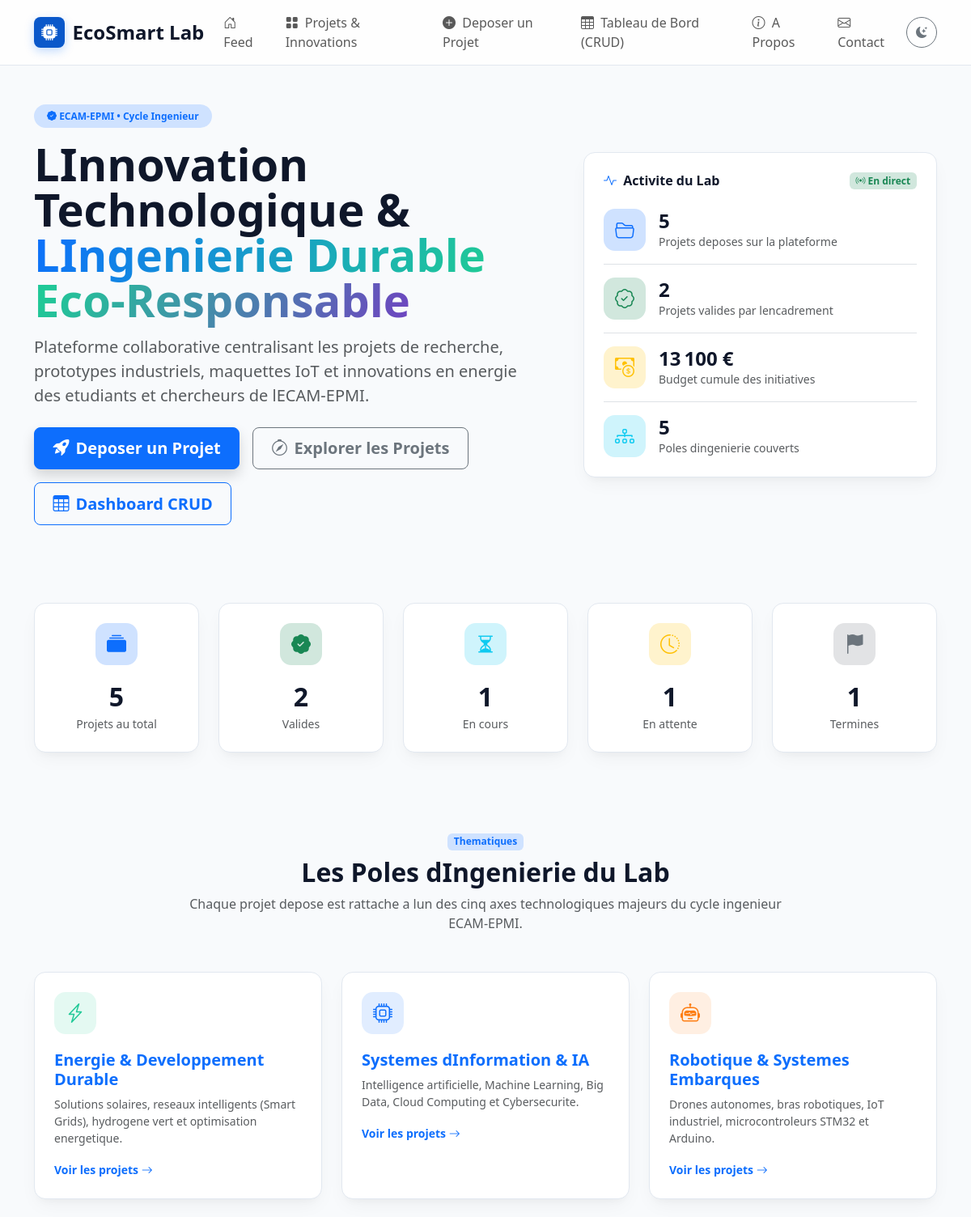
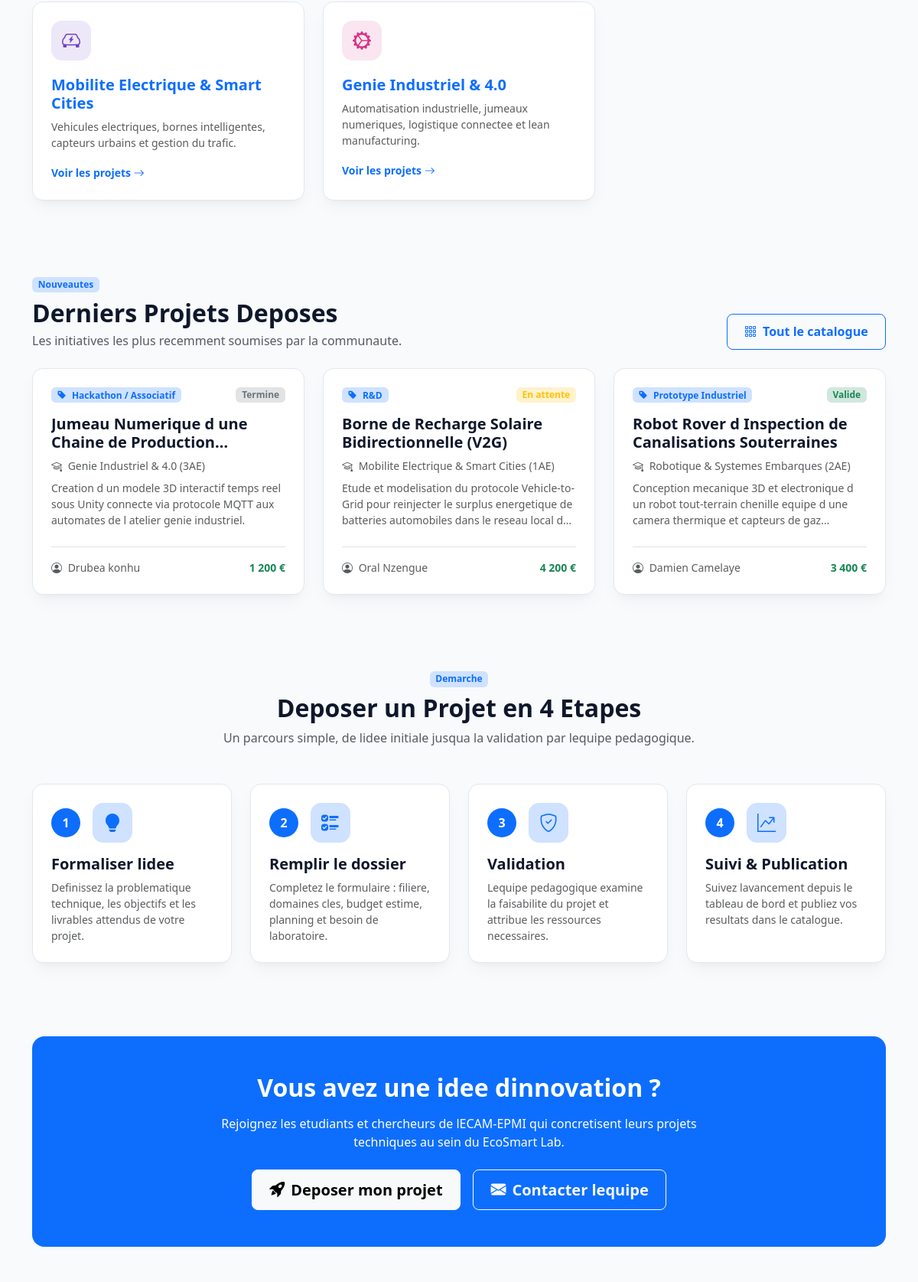
The page / (upper part) on the database its author committed (2 pictures, top to bottom).
### tables this page shows
CREATE TABLE `thematiques` (
    `id` INT AUTO_INCREMENT PRIMARY KEY,
    `code` VARCHAR(50) NOT NULL UNIQUE,
    `nom` VARCHAR(150) NOT NULL,
    `description` TEXT,
    `icone` VARCHAR(50) DEFAULT 'bi-cpu',
    `couleur` VARCHAR(30) DEFAULT '#0d6efd',
    `created_at` DATETIME DEFAULT CURRENT_TIMESTAMP
);

CREATE TABLE `projets_inscriptions` (
    `id` INT AUTO_INCREMENT PRIMARY KEY,
    `nom` VARCHAR(100) NOT NULL,
    `prenom` VARCHAR(100) NOT NULL,
    `email` VARCHAR(150) NOT NULL,
    `telephone` VARCHAR(30) NOT NULL,
    `niveau_etudes` VARCHAR(50) NOT NULL, 
    `filiere` VARCHAR(150) NOT NULL,      
    `titre_projet` VARCHAR(200) NOT NULL,
    `type_projet` VARCHAR(80) NOT NULL,    
    `domaines_cles` TEXT NOT NULL,        
    `budget_estime` DECIMAL(10,2) NOT NULL DEFAULT 0.00,
    `date_debut` DATE NOT NULL,
    `duree_semaines` INT NOT NULL DEFAULT 4,
    `besoin_laboratoire` VARCHAR(10) NOT NULL DEFAULT 'Non',  
    `description` TEXT NOT NULL,
    `statut` ENUM('En attente', 'Valide', 'En cours', 'Termine', 'Rejete') DEFAULT 'En attente',
    `created_at` DATETIME DEFAULT CURRENT_TIMESTAMP,
    `updated_at` DATETIME DEFAULT CURRENT_TIMESTAMP ON UPDATE CURRENT_TIMESTAMP
);

### index.php (the view, shortened to what this page needs)
<?php
$pdo = Database::getConnection();
$fallbackStats = [
    'total' => 5,
    'valide' => 2,
    'en_cours' => 1,
    'en_attente' => 1,
    'termine' => 1,
    'budget_total' => 13100.00,
];
if ($pdo) {
    try {
        $stats = get_project_stats($pdo);
    } catch (Exception $e) {
        $stats = $fallbackStats;
    }
}
$recentProjects = [];
if ($pdo) {
    try {
        $stmt = $pdo->query("SELECT * FROM `projets_inscriptions` ORDER BY id DESC LIMIT 3");
        $recentProjects = $stmt->fetchAll();
    } catch (Exception $e) {}
}
$thematiques = [];
if ($pdo) {
    try {
        $thematiques = $pdo->query("SELECT * FROM `thematiques` ORDER BY id ASC")->fetchAll();
    } catch (Exception $e) {}
}
require_once __DIR__ . '/includes/header.php';
?>
<section class="py-5">
    <div class="container">
        <div class="row align-items-center g-5">
            <div class="col-lg-7">
                <span class="badge bg-primary-subtle text-primary fw-semibold rounded-pill px-3 py-2 mb-3">
                    <i class="bi bi-patch-check-fill"></i> ECAM-EPMI • Cycle Ingenieur
                </span>
                <h1 class="display-4 fw-bold lh-1 mb-3">
                    LInnovation Technologique & <br>
                    <span class="gradient-text">LIngenierie Durable Eco-Responsable</span>
                </h1>
                <p class="lead text-muted mb-4">
                    Plateforme collaborative centralisant les projets de recherche, prototypes industriels, maquettes IoT et innovations en energie des etudiants et chercheurs de lECAM-EPMI.
                </p>
                <div class="d-flex flex-wrap gap-3">
                    <a href="inscription.php" class="btn btn-primary btn-lg shadow">
                        <i class="bi bi-rocket-takeoff-fill"></i> Deposer un Projet
                    </a>
                    <a href="projets.php" class="btn btn-outline-secondary btn-lg">
                        <i class="bi bi-compass"></i> Explorer les Projets
                    </a>
                    <a href="admin.php" class="btn btn-outline-primary btn-lg">
                        <i class="bi bi-table"></i> Dashboard CRUD
                    </a>
                </div>
            </div>
            <div class="col-lg-5">
                <div class="card-custom p-4">
                    <div class="d-flex justify-content-between align-items-center mb-2">
                        <h2 class="h6 fw-bold m-0">
                            <i class="bi bi-activity text-primary me-1"></i> Activite du Lab
                        </h2>
                        <span class="badge bg-success-subtle text-success small">
                            <i class="bi bi-broadcast pulse-glow"></i> En direct
                        </span>
                    </div>
                    <?php
                    $heroMetrics = [
                        ['icon' => 'bi-folder2-open', 'class' => 'bg-primary-subtle text-primary', 'value' => (int) $stats['total'],        'suffix' => '',   'label' => 'Projets deposes sur la plateforme'],
                        ['icon' => 'bi-patch-check',  'class' => 'bg-success-subtle text-success', 'value' => (int) $stats['valide'],       'suffix' => '',   'label' => 'Projets valides par lencadrement'],
                        ['icon' => 'bi-cash-coin',    'class' => 'bg-warning-subtle text-warning', 'value' => (int) $stats['budget_total'], 'suffix' => ' €', 'label' => 'Budget cumule des initiatives'],
                        ['icon' => 'bi-diagram-3',    'class' => 'bg-info-subtle text-info',       'value' => count($thematiques),          'suffix' => '',   'label' => 'Poles dingenierie couverts'],
                    ];
                    $lastMetric = array_key_last($heroMetrics);
                    ?>
                    <?php foreach ($heroMetrics as $key => $metric): ?>
                        <div class="d-flex align-items-center gap-3 py-3 <?= $key === $lastMetric ? 'pb-0' : 'border-bottom' ?>">
                            <span class="card-icon-wrapper mb-0 flex-shrink-0 <?= $metric['class'] ?>">
                                <i class="bi <?= $metric['icon'] ?>"></i>
                            </span>
                            <div>
                                <div class="h4 fw-bold mb-0 js-counter"
                                     data-target="<?= $metric['value'] ?>"
                                     <?= $metric['suffix'] !== '' ? 'data-suffix="' . e($metric['suffix']) . '"' : '' ?>><?= counter_value($metric['value'], $metric['suffix']) ?></div>
                                <div class="small text-muted"><?= e($metric['label']) ?></div>
                            </div>
                        </div>
                    <?php endforeach; ?>
                </div>
            </div>
        </div>
    </div>
</section>
<section class="py-5">
    <div class="container">
        <div class="row g-3 g-md-4">
            <?php
            $statCards = [
                ['label' => 'Projets au total', 'value' => (int) $stats['total'],      'icon' => 'bi-collection-fill',  'class' => 'bg-primary-subtle text-primary'],
                ['label' => 'Valides',          'value' => (int) $stats['valide'],     'icon' => 'bi-patch-check-fill', 'class' => 'bg-success-subtle text-success'],
                ['label' => 'En cours',         'value' => (int) $stats['en_cours'],   'icon' => 'bi-hourglass-split',  'class' => 'bg-info-subtle text-info'],
                ['label' => 'En attente',       'value' => (int) $stats['en_attente'], 'icon' => 'bi-clock-history',    'class' => 'bg-warning-subtle text-warning'],
                ['label' => 'Termines',         'value' => (int) $stats['termine'],    'icon' => 'bi-flag-fill',        'class' => 'bg-secondary-subtle text-secondary'],
            ];
            ?>
            <?php foreach ($statCards as $card): ?>
                <div class="col-6 col-md-4 col-lg">
                    <div class="card-custom p-4 text-center">
                        <span class="card-icon-wrapper mx-auto <?= $card['class'] ?>">
                            <i class="bi <?= $card['icon'] ?>"></i>
                        </span>
                        <p class="h2 fw-bold mb-1 js-counter" data-target="<?= $card['value'] ?>"><?= counter_value($card['value']) ?></p>
                        <p class="small text-muted m-0"><?= e($card['label']) ?></p>
                    </div>
                </div>
            <?php endforeach; ?>
        </div>
    </div>
</section>
<section class="py-5" id="poles">
    <div class="container">
        <div class="row justify-content-center mb-5">
            <div class="col-lg-8 text-center">
                <span class="badge bg-primary-subtle text-primary fw-semibold mb-2">Thematiques</span>
                <h2 class="fw-bold mb-2">Les Poles dIngenierie du Lab</h2>
                <p class="text-muted m-0">
                    Chaque projet depose est rattache a lun des cinq axes technologiques majeurs du cycle ingenieur ECAM-EPMI.
                </p>
            </div>
        </div>
        <div class="row g-4">
            <?php foreach ($thematiques as $theme): ?>
                <div class="col-lg-4 col-md-6">
                    <a class="card-custom p-4 d-block text-decoration-none" href="projets.php?filiere=<?= urlencode($theme['nom']) ?>">
                        <span class="card-icon-wrapper"
                              style="background: <?= e($theme['couleur']) ?>1f; color: <?= e($theme['couleur']) ?>;">
                            <i class="bi <?= e($theme['icone']) ?>"></i>
                        </span>
                        <h5 class="fw-bold mb-2"><?= e($theme['nom']) ?></h5>
                        <p class="text-muted small mb-3"><?= e($theme['description']) ?></p>
                        <span class="small fw-semibold text-primary">
                            Voir les projets <i class="bi bi-arrow-right"></i>
                        </span>
                    </a>
                </div>
            <?php endforeach; ?>
        </div>
    </div>
</section>
<?php if (!empty($recentProjects)): ?>
<section class="py-5">
    <div class="container">
        <div class="d-flex flex-column flex-md-row justify-content-between align-items-md-end gap-3 mb-4">
            <div>
                <span class="badge bg-primary-subtle text-primary fw-semibold mb-2">Nouveautes</span>
                <h2 class="fw-bold mb-1">Derniers Projets Deposes</h2>
                <p class="text-muted m-0">Les initiatives les plus recemment soumises par la communaute.</p>
            </div>
            <a href="projets.php" class="btn btn-outline-primary">
                <i class="bi bi-grid-3x3-gap"></i> Tout le catalogue
            </a>
        </div>
        <div class="row g-4">
            <?php foreach ($recentProjects as $project): ?>
                <div class="col-lg-4 col-md-6">
                    <div class="card-custom p-4 d-flex flex-column h-100">
                        <div class="d-flex justify-content-between align-items-start gap-2 mb-2">
                            <span class="badge bg-primary-subtle text-primary small fw-semibold">
                                <i class="bi bi-tag-fill me-1"></i> <?= e($project['type_projet']) ?>
                            </span>
                            <?= get_status_badge((string) ($project['statut'] ?? 'En attente')) ?>
                        </div>
                        <h5 class="fw-bold mt-2 mb-2 text-truncate-2" title="<?= e($project['titre_projet']) ?>">
                            <?= e($project['titre_projet']) ?>
                        </h5>
                        <div class="small text-muted mb-2">
                            <i class="bi bi-mortarboard me-1"></i>
                            <?= e($project['filiere']) ?> (<?= e($project['niveau_etudes']) ?>)
                        </div>
                        <p class="text-muted small flex-grow-1 line-clamp-3">
                            <?= e($project['description']) ?>
                        </p>
                        <div class="d-flex justify-content-between align-items-center border-top pt-3 mt-2 small">
                            <span class="text-muted">
                                <i class="bi bi-person-circle me-1"></i>
                                <?= e($project['prenom'] . ' ' . $project['nom']) ?>
                            </span>
                            <span class="fw-semibold text-success">
                                <?= format_currency((float) ($project['budget_estime'] ?? 0)) ?>
                            </span>
                        </div>
                    </div>
                </div>
            <?php endforeach; ?>
        </div>
    </div>
</section>
<?php endif; ?>
<section class="py-5" id="demarche">
    <div class="container">
        <div class="row justify-content-center mb-5">
            <div class="col-lg-8 text-center">
                <span class="badge bg-primary-subtle text-primary fw-semibold mb-2">Demarche</span>
                <h2 class="fw-bold mb-2">Deposer un Projet en 4 Etapes</h2>
                <p class="text-muted m-0">
                    Un parcours simple, de lidee initiale jusqua la validation par lequipe pedagogique.
                </p>
            </div>
        </div>
        <div class="row g-4">
            <?php
            $steps = [
                ['icon' => 'bi-lightbulb-fill', 'title' => 'Formaliser lidee',    'text' => 'Definissez la problematique technique, les objectifs et les livrables attendus de votre projet.'],
                ['icon' => 'bi-ui-checks',      'title' => 'Remplir le dossier',  'text' => 'Completez le formulaire : filiere, domaines cles, budget estime, planning et besoin de laboratoire.'],
                ['icon' => 'bi-shield-check',   'title' => 'Validation',          'text' => 'Lequipe pedagogique examine la faisabilite du projet et attribue les ressources necessaires.'],
                ['icon' => 'bi-graph-up-arrow', 'title' => 'Suivi & Publication', 'text' => 'Suivez lavancement depuis le tableau de bord et publiez vos resultats dans le catalogue.'],
            ];
            ?>
            <?php foreach ($steps as $index => $step): ?>
                <div class="col-lg-3 col-md-6">
                    <div class="card-custom p-4">
                        <div class="d-flex align-items-center gap-3 mb-3">
                            <span class="step-number flex-shrink-0"><?= $index + 1 ?></span>
                            <span class="card-icon-wrapper mb-0 bg-primary-subtle text-primary">
                                <i class="bi <?= $step['icon'] ?>"></i>
                            </span>
                        </div>
                        <h5 class="fw-bold mb-2"><?= e($step['title']) ?></h5>
                        <p class="text-muted small m-0"><?= e($step['text']) ?></p>
                    </div>
                </div>
            <?php endforeach; ?>
        </div>
    </div>
</section>
<section class="py-5">
    <div class="container">
        <div class="text-bg-primary rounded-4 text-center p-5">
            <h2 class="fw-bold mb-3">Vous avez une idee dinnovation ?</h2>
            <p class="mb-4 mx-auto max-w-700">
                Rejoignez les etudiants et chercheurs de lECAM-EPMI qui concretisent leurs projets techniques au sein du EcoSmart Lab.
            </p>
            <div class="d-flex flex-wrap gap-3 justify-content-center">
                <a href="inscription.php" class="btn btn-light btn-lg">
                    <i class="bi bi-rocket-takeoff-fill"></i> Deposer mon projet
                </a>
                <a href="contact.php" class="btn btn-outline-light btn-lg">
                    <i class="bi bi-envelope-fill"></i> Contacter lequipe
                </a>
            </div>
        </div>
    </div>
</section>
<?php require_once __DIR__ . '/includes/footer.php'; ?>

### includes/functions.php (shortened to what this page needs)
<?php
function e($value): string
{
	return htmlspecialchars((string) $value, ENT_QUOTES | ENT_SUBSTITUTE, 'UTF-8');
}
function get_status_badge(string $statut): string
{
	$styles = [
		'Valide'     => 'bg-success-subtle text-success',
		'En cours'   => 'bg-primary-subtle text-primary',
		'En attente' => 'bg-warning-subtle text-warning',
		'Termine'    => 'bg-secondary-subtle text-secondary',
		'Rejete'     => 'bg-danger-subtle text-danger',
	];
	$class = $styles[$statut] ?? 'bg-secondary-subtle text-secondary';
	return '<span class="badge ' . $class . ' small fw-semibold">' . e($statut) . '</span>';
}
function format_currency(float $amount): string
{
	return number_format($amount, 0, ',', ' ') . ' €';
}
function get_project_stats(PDO $pdo): array
{
	$stats = [
		'total' => 0,
		'valide' => 0,
		'en_cours' => 0,
		'en_attente' => 0,
		'termine' => 0,
		'budget_total' => 0.0,
	];
	$projects = $pdo->query('SELECT statut, budget_estime FROM projets_inscriptions')->fetchAll();
	$statusKeys = [
		'Valide' => 'valide',
		'En cours' => 'en_cours',
		'En attente' => 'en_attente',
		'Termine' => 'termine',
	];
	foreach ($projects as $project) {
		$stats['total']++;
		$stats['budget_total'] += (float) ($project['budget_estime'] ?? 0);
		$key = $statusKeys[$project['statut'] ?? ''] ?? null;
		if ($key !== null) {
			$stats[$key]++;
		}
	}
	return $stats;
}
function counter_value(float $number, string $suffix = ''): string
{
	return number_format($number, 0, ',', ' ') . $suffix;
}

### rows shown on the page
thematiques: nom "Energie & Developpement Durable", description "Solutions solaires, reseaux intelligents (Smart Grids), hydrogene vert et optimisation energetique."
thematiques: nom "Systemes dInformation & IA", description "Intelligence artificielle, Machine Learning, Big Data, Cloud Computing et Cybersecurite."
thematiques: nom "Robotique & Systemes Embarques", description "Drones autonomes, bras robotiques, IoT industriel, microcontroleurs STM32 et Arduino."
thematiques: nom "Mobilite Electrique & Smart Cities", description "Vehicules electriques, bornes intelligentes, capteurs urbains et gestion du trafic."
thematiques: nom "Genie Industriel & 4.0", description "Automatisation industrielle, jumeaux numeriques, logistique connectee et lean manufacturing."
projets_inscriptions: type_projet "Hackathon / Associatif", statut "Termine", titre_projet "Jumeau Numerique d une Chaine de…", filiere "Genie Industriel & 4.0", niveau_etudes "3AE", description "Creation d un modele 3D interactif temps reel sous Unity connecte via protocole MQTT aux automates de l atelier genie industriel.", prenom+nom "Drubea konhu", budget_estime "1 200 €"
projets_inscriptions: type_projet "R&D", statut "En attente", titre_projet "Borne de Recharge Solaire Bidirectionnelle (V2G)", filiere "Mobilite Electrique & Smart Cities", niveau_etudes "1AE", description "Etude et modelisation du protocole Vehicle-to-Grid pour reinjecter le surplus energetique de batteries automobiles dans le reseau local…", prenom+nom "Oral Nzengue", budget_estime "4 200 €"
projets_inscriptions: type_projet "Prototype Industriel", statut "Valide", titre_projet "Robot Rover d Inspection de Canalisations Souterraines", filiere "Robotique & Systemes Embarques", niveau_etudes "2AE", description "Conception mecanique 3D et electronique d un robot tout-terrain chenille equipe d une camera thermique et capteurs de…", prenom+nom "Damien Camelaye", budget_estime "3 400 €"

### other values the page prints
APP_NAME "EcoSmart Lab"
$link['label'] "Feed"
$link['label'] "Projets & Innovations"
$link['label'] "Deposer un Projet"
$link['label'] "Tableau de Bord (CRUD)"
$link['label'] "A Propos"
$link['label'] "Contact"
counter_value($metric['value'], $metric['suffix']) "5"
$metric['label'] "Projets deposes sur la plateforme"
counter_value($metric['value'], $metric['suffix']) "2"
$metric['label'] "Projets valides par lencadrement"
counter_value($metric['value'], $metric['suffix']) "13 100 €"
$metric['label'] "Budget cumule des initiatives"
$metric['label'] "Poles dingenierie couverts"
counter_value($card['value']) "5"
